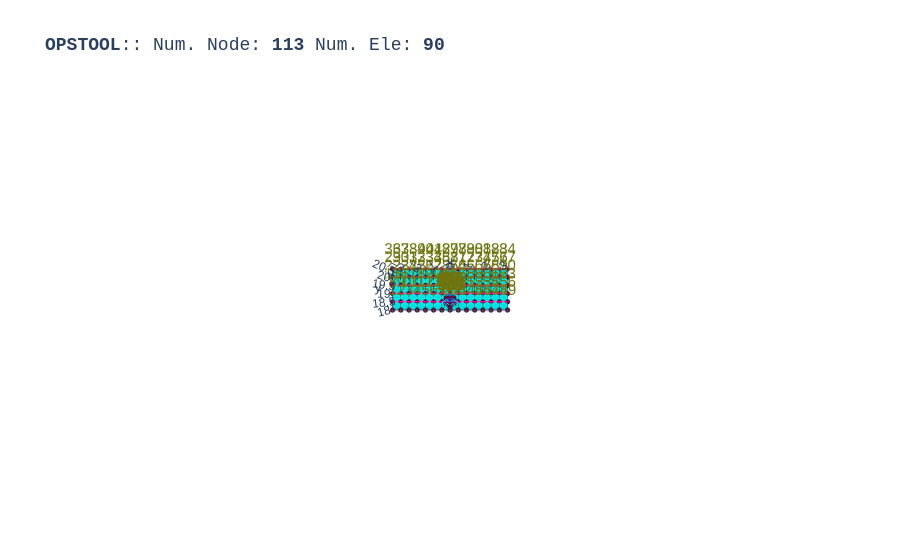

Notebook code for this chart:
### Code cell
opst.vis.plotly.plot_model(show_node_numbering=True, show_ele_numbering=False, show_nodal_loads = True)

### Figure 1 — Plotly figure (JSON) as saved in the notebook; plotly's stock layout.template omitted (floating-point values rounded to 4 significant figures; data arrays with more than 128 entries replaced by an {"elided": "..."} marker saying what was removed)
{"data": [{"color": "#00FFFF", "hoverinfo": "skip", "i": [0, 0, 4, 4, 8, 8, 12, 12, 16, 16, 20, 20, 24, 24, 28, 28, 32, 32, 36, 36, 40, 40, 44, 44, 48, 48, 52, 52, 56, 56, 60, 60, 64, 64, 68, 68, 72, 72, 76, 76, 80, 80, 84, 84, 88, 88, 92, 92, 96, 96, 100, 100, 104, 104, 108, 108, 112, 112, 116, 116, 120, 120, 124, 124, 128, 128, 132, 132, 136, 136, 140, 140, 144, 144, 148, 148, 152, 152, 156, 156, 160, 160, 164, 164, 168, 168, 172, 172, 176, 176, 180, 180, 184, 184, 188, 188, 192, 192, 196, 196, 200, 200, 204, 204, 208, 208, 212, 212, 216, 216, 220, 220, 224, 224, 228, 228, 232, 232, 236, 236], "j": [1, 2, 5, 6, 9, 10, 13, 14, 17, 18, 21, 22, 25, 26, 29, 30, 33, 34, 37, 38, 41, 42, 45, 46, 49, 50, 53, 54, 57, 58, 61, 62, 65, 66, 69, 70, 73, 74, 77, 78, 81, 82, 85, 86, 89, 90, 93, 94, 97, 98, 101, 102, 105, 106, 109, 110, 113, 114, 117, 118, 121, 122, 125, 126, 129, 130, 133, 134, 137, 138, 141, 142, 145, 146, 149, 150, 153, 154, 157, 158, 161, 162, 165, 166, 169, 170, 173, 174, 177, 178, 181, 182, 185, 186, 189, 190, 193, 194, 197, 198, 201, 202, 205, 206, 209, 210, 213, 214, 217, 218, 221, 222, 225, 226, 229, 230, 233, 234, 237, 238], "k": [2, 3, 6, 7, 10, 11, 14, 15, 18, 19, 22, 23, 26, 27, 30, 31, 34, 35, 38, 39, 42, 43, 46, 47, 50, 51, 54, 55, 58, 59, 62, 63, 66, 67, 70, 71, 74, 75, 78, 79, 82, 83, 86, 87, 90, 91, 94, 95, 98, 99, 102, 103, 106, 107, 110, 111, 114, 115, 118, 119, 122, 123, 126, 127, 130, 131, 134, 135, 138, 139, 142, 143, 146, 147, 150, 151, 154, 155, 158, 159, 162, 163, 166, 167, 170, 171, 174, 175, 178, 179, 182, 183, 186, 187, 190, 191, 194, 195, 198, 199, 202, 203, 206, 207, 210, 211, 214, 215, 218, 219, 222, 223, 226, 227, 230, 231, 234, 235, 238, 239], "name": "ELE_TAG_FourNodeQuadWithSensitivity", "opacity": 1, "type": "mesh3d", "x": {"elided": "240 float values"}, "y": {"elided": "240 float values"}, "z": {"elided": "240 float values"}}, {"connectgaps": false, "hoverinfo": "skip", "line": {"color": "black", "width": 1}, "mode": "lines", "name": "Edge", "type": "scatter3d", "x": {"elided": "360 float values"}, "y": {"elided": "360 float values"}, "z": {"elided": "360 float values"}}, {"color": "#00FFFF", "hoverinfo": "skip", "i": [0, 0, 4, 4, 8, 8, 12, 12, 16, 16, 20, 20, 24, 24, 28, 28, 32, 32, 36, 36, 40, 40, 44, 44, 48, 48, 52, 52, 56, 56, 60, 60, 64, 64, 68, 68, 72, 72, 76, 76, 80, 80, 84, 84], "j": [1, 2, 5, 6, 9, 10, 13, 14, 17, 18, 21, 22, 25, 26, 29, 30, 33, 34, 37, 38, 41, 42, 45, 46, 49, 50, 53, 54, 57, 58, 61, 62, 65, 66, 69, 70, 73, 74, 77, 78, 81, 82, 85, 86], "k": [2, 3, 6, 7, 10, 11, 14, 15, 18, 19, 22, 23, 26, 27, 30, 31, 34, 35, 38, 39, 42, 43, 46, 47, 50, 51, 54, 55, 58, 59, 62, 63, 66, 67, 70, 71, 74, 75, 78, 79, 82, 83, 86, 87], "name": "FourNodeQuad", "opacity": 1, "type": "mesh3d", "x": [-0.5, -0.5, 0.0, 0.0, -0.5, -0.5, 0.0, 0.0, -0.5, -0.5, 0.0, 0.0, 0.5, 0.5, 0.0, 0.0, 0.5, 0.5, 0.0, 0.0, 0.5, 0.5, 0.0, 0.0, 0.0, -0.2424, -0.1414, 0.0, -0.2424, -0.3428, -0.2, -0.1414, -0.3428, -0.2424, -0.1414, -0.2, -0.2424, 0.0, 0.0, -0.1414, 0.0, 0.2424, 0.1414, 0.0, 0.2424, 0.3428, 0.2, 0.1414, 0.3428, 0.2424, 0.1414, 0.2, 0.2424, 0.0, 0.0, 0.1414, 0.0, -0.5, -0.1414, 0.0, -0.5, -0.5, -0.2, -0.1414, -0.5, -0.5, -0.1414, -0.2, -0.5, 0.0, 0.0, -0.1414, 0.0, 0.5, 0.1414, 0.0, 0.5, 0.5, 0.2, 0.1414, 0.5, 0.5, 0.1414, 0.2, 0.5, 0.0, 0.0, 0.1414], "y": [19.0, 19.5, 19.5, 19.0, 19.5, 20.0, 20.0, 19.5, 20.0, 20.5, 20.5, 20.0, 19.0, 19.5, 19.5, 19.0, 19.5, 20.0, 20.0, 19.5, 20.0, 20.5, 20.5, 20.0, 18.84, 18.74, 18.64, 18.7, 18.74, 18.5, 18.5, 18.64, 18.5, 18.26, 18.36, 18.5, 18.26, 18.16, 18.3, 18.36, 18.16, 18.26, 18.36, 18.3, 18.26, 18.5, 18.5, 18.36, 18.5, 18.74, 18.64, 18.5, 18.74, 18.84, 18.7, 18.64, 19.0, 19.0, 18.64, 18.7, 19.0, 18.5, 18.5, 18.64, 18.5, 18.0, 18.36, 18.5, 18.0, 18.0, 18.3, 18.36, 18.0, 18.0, 18.36, 18.3, 18.0, 18.5, 18.5, 18.36, 18.5, 19.0, 18.64, 18.5, 19.0, 19.0, 18.7, 18.64], "z": [0.0, 0.0, 0.0, 0.0, 0.0, 0.0, 0.0, 0.0, 0.0, 0.0, 0.0, 0.0, 0.0, 0.0, 0.0, 0.0, 0.0, 0.0, 0.0, 0.0, 0.0, 0.0, 0.0, 0.0, 0.0, 0.0, 0.0, 0.0, 0.0, 0.0, 0.0, 0.0, 0.0, 0.0, 0.0, 0.0, 0.0, 0.0, 0.0, 0.0, 0.0, 0.0, 0.0, 0.0, 0.0, 0.0, 0.0, 0.0, 0.0, 0.0, 0.0, 0.0, 0.0, 0.0, 0.0, 0.0, 0.0, 0.0, 0.0, 0.0, 0.0, 0.0, 0.0, 0.0, 0.0, 0.0, 0.0, 0.0, 0.0, 0.0, 0.0, 0.0, 0.0, 0.0, 0.0, 0.0, 0.0, 0.0, 0.0, 0.0, 0.0, 0.0, 0.0, 0.0, 0.0, 0.0, 0.0, 0.0]}, {"connectgaps": false, "hoverinfo": "skip", "line": {"color": "black", "width": 1}, "mode": "lines", "name": "Edge", "type": "scatter3d", "x": {"elided": "132 float values"}, "y": {"elided": "132 float values"}, "z": {"elided": "132 float values"}}, {"connectgaps": false, "hoverinfo": "skip", "line": {"color": "#0652ff", "width": 5}, "mode": "lines", "name": "DispBeamColumn2d", "type": "scatter3d", "x": [0.0, -0.1414, NaN, -0.1414, -0.2, NaN, -0.2, -0.1414, NaN, -0.1414, 0.0, NaN, 0.0, 0.1414, NaN, 0.1414, 0.2, NaN, 0.2, 0.1414, NaN, 0.1414, 0.0, NaN], "y": [18.7, 18.64, NaN, 18.64, 18.5, NaN, 18.5, 18.36, NaN, 18.36, 18.3, NaN, 18.3, 18.36, NaN, 18.36, 18.5, NaN, 18.5, 18.64, NaN, 18.64, 18.7, NaN], "z": [0.0, 0.0, NaN, 0.0, 0.0, NaN, 0.0, 0.0, NaN, 0.0, 0.0, NaN, 0.0, 0.0, NaN, 0.0, 0.0, NaN, 0.0, 0.0, NaN, 0.0, 0.0, NaN]}, {"customdata": ["eleTag: 1<br>connectedNodes:<br> [1 2 9 8]", "eleTag: 2<br>connectedNodes:<br> [ 2  3 10  9]", "eleTag: 3<br>connectedNodes:<br> [ 3  4 11 10]", "eleTag: 4<br>connectedNodes:<br> [ 4  5 12 11]", "eleTag: 5<br>connectedNodes:<br> [ 5  6 13 12]", "eleTag: 6<br>connectedNodes:<br> [ 6  7 14 13]", "eleTag: 7<br>connectedNodes:<br> [ 8  9 16 15]", "eleTag: 8<br>connectedNodes:<br> [ 9 10 17 16]", "eleTag: 9<br>connectedNodes:<br> [10 11 18 17]", "eleTag: 10<br>connectedNodes:<br> [11 12 19 18]", "eleTag: 11<br>connectedNodes:<br> [12 13 20 19]", "eleTag: 12<br>connectedNodes:<br> [13 14 21 20]", "eleTag: 13<br>connectedNodes:<br> [15 16 23 22]", "eleTag: 14<br>connectedNodes:<br> [16 17 24 23]", "eleTag: 15<br>connectedNodes:<br> [17 18 25 24]", "eleTag: 16<br>connectedNodes:<br> [18 19 26 25]", "eleTag: 17<br>connectedNodes:<br> [19 20 27 26]", "eleTag: 18<br>connectedNodes:<br> [20 21 28 27]", "eleTag: 19<br>connectedNodes:<br> [22 23 30 29]", "eleTag: 20<br>connectedNodes:<br> [23 24 31 30]", "eleTag: 21<br>connectedNodes:<br> [24 25 32 31]", "eleTag: 22<br>connectedNodes:<br> [25 26 33 32]", "eleTag: 23<br>connectedNodes:<br> [26 27 34 33]", "eleTag: 24<br>connectedNodes:<br> [27 28 35 34]", "eleTag: 25<br>connectedNodes:<br> [29 30 37 36]", "eleTag: 26<br>connectedNodes:<br> [30 31 38 37]", "eleTag: 27<br>connectedNodes:<br> [31 32 39 38]", "eleTag: 28<br>connectedNodes:<br> [32 33 40 39]", "eleTag: 29<br>connectedNodes:<br> [33 34 41 40]", "eleTag: 30<br>connectedNodes:<br> [34 35 42 41]", "eleTag: 31<br>connectedNodes:<br> [43 44 51 50]", "eleTag: 32<br>connectedNodes:<br> [44 45 52 51]", "eleTag: 33<br>connectedNodes:<br> [45 46 53 52]", "eleTag: 34<br>connectedNodes:<br> [46 47 54 53]", "eleTag: 35<br>connectedNodes:<br> [47 48 55 54]", "eleTag: 36<br>connectedNodes:<br> [48 49 56 55]", "eleTag: 37<br>connectedNodes:<br> [50 51 58 57]", "eleTag: 38<br>connectedNodes:<br> [51 52 59 58]", "eleTag: 39<br>connectedNodes:<br> [52 53 60 59]", "eleTag: 40<br>connectedNodes:<br> [53 54 61 60]", "eleTag: 41<br>connectedNodes:<br> [54 55 62 61]", "eleTag: 42<br>connectedNodes:<br> [55 56 63 62]", "eleTag: 43<br>connectedNodes:<br> [57 58 65 64]", "eleTag: 44<br>connectedNodes:<br> [58 59 66 65]", "eleTag: 45<br>connectedNodes:<br> [59 60 67 66]", "eleTag: 46<br>connectedNodes:<br> [60 61 68 67]", "eleTag: 47<br>connectedNodes:<br> [61 62 69 68]", "eleTag: 48<br>connectedNodes:<br> [62 63 70 69]", "eleTag: 49<br>connectedNodes:<br> [64 65 72 71]", "eleTag: 50<br>connectedNodes:<br> [65 66 73 72]", "eleTag: 51<br>connectedNodes:<br> [66 67 74 73]", "eleTag: 52<br>connectedNodes:<br> [67 68 75 74]", "eleTag: 53<br>connectedNodes:<br> [68 69 76 75]", "eleTag: 54<br>connectedNodes:<br> [69 70 77 76]", "eleTag: 55<br>connectedNodes:<br> [71 72 79 78]", "eleTag: 56<br>connectedNodes:<br> [72 73 80 79]", "eleTag: 57<br>connectedNodes:<br> [73 74 81 80]", "eleTag: 58<br>connectedNodes:<br> [74 75 82 81]", "eleTag: 59<br>connectedNodes:<br> [75 76 83 82]", "eleTag: 60<br>connectedNodes:<br> [76 77 84 83]"], "hovertemplate": "%{customdata}", "marker": {"color": "#00FFFF", "size": 3, "symbol": "diamond-open"}, "mode": "markers", "name": "ELE_TAG_FourNodeQuadWithSensitivity", "type": "scatter3d", "x": [-3.25, -2.75, -2.25, -1.75, -1.25, -0.75, -3.25, -2.75, -2.25, -1.75, -1.25, -0.75, -3.25, -2.75, -2.25, -1.75, -1.25, -0.75, -3.25, -2.75, -2.25, -1.75, -1.25, -0.75, -3.25, -2.75, -2.25, -1.75, -1.25, -0.75, 0.75, 1.25, 1.75, 2.25, 2.75, 3.25, 0.75, 1.25, 1.75, 2.25, 2.75, 3.25, 0.75, 1.25, 1.75, 2.25, 2.75, 3.25, 0.75, 1.25, 1.75, 2.25, 2.75, 3.25, 0.75, 1.25, 1.75, 2.25, 2.75, 3.25], "y": [18.25, 18.25, 18.25, 18.25, 18.25, 18.25, 18.75, 18.75, 18.75, 18.75, 18.75, 18.75, 19.25, 19.25, 19.25, 19.25, 19.25, 19.25, 19.75, 19.75, 19.75, 19.75, 19.75, 19.75, 20.25, 20.25, 20.25, 20.25, 20.25, 20.25, 18.25, 18.25, 18.25, 18.25, 18.25, 18.25, 18.75, 18.75, 18.75, 18.75, 18.75, 18.75, 19.25, 19.25, 19.25, 19.25, 19.25, 19.25, 19.75, 19.75, 19.75, 19.75, 19.75, 19.75, 20.25, 20.25, 20.25, 20.25, 20.25, 20.25], "z": [0.0, 0.0, 0.0, 0.0, 0.0, 0.0, 0.0, 0.0, 0.0, 0.0, 0.0, 0.0, 0.0, 0.0, 0.0, 0.0, 0.0, 0.0, 0.0, 0.0, 0.0, 0.0, 0.0, 0.0, 0.0, 0.0, 0.0, 0.0, 0.0, 0.0, 0.0, 0.0, 0.0, 0.0, 0.0, 0.0, 0.0, 0.0, 0.0, 0.0, 0.0, 0.0, 0.0, 0.0, 0.0, 0.0, 0.0, 0.0, 0.0, 0.0, 0.0, 0.0, 0.0, 0.0, 0.0, 0.0, 0.0, 0.0, 0.0, 0.0]}, {"customdata": ["eleTag: 61<br>connectedNodes:<br> [21 28 87 86]", "eleTag: 62<br>connectedNodes:<br> [28 35 88 87]", "eleTag: 63<br>connectedNodes:<br> [35 42 89 88]", "eleTag: 64<br>connectedNodes:<br> [57 64 87 86]", "eleTag: 65<br>connectedNodes:<br> [64 71 88 87]", "eleTag: 66<br>connectedNodes:<br> [71 78 89 88]", "eleTag: 67<br>connectedNodes:<br> [90 91 99 98]", "eleTag: 68<br>connectedNodes:<br> [ 91  92 100  99]", "eleTag: 69<br>connectedNodes:<br> [ 92  93 101 100]", "eleTag: 70<br>connectedNodes:<br> [ 93  94 102 101]", "eleTag: 71<br>connectedNodes:<br> [ 94  95 103 102]", "eleTag: 72<br>connectedNodes:<br> [ 95  96 104 103]", "eleTag: 73<br>connectedNodes:<br> [ 96  97 105 104]", "eleTag: 74<br>connectedNodes:<br> [ 97  90  98 105]", "eleTag: 75<br>connectedNodes:<br> [86 21 99 98]", "eleTag: 76<br>connectedNodes:<br> [ 21  14 100  99]", "eleTag: 77<br>connectedNodes:<br> [ 14   7 101 100]", "eleTag: 78<br>connectedNodes:<br> [  7  85 102 101]", "eleTag: 79<br>connectedNodes:<br> [ 85  43 103 102]", "eleTag: 80<br>connectedNodes:<br> [ 43  50 104 103]", "eleTag: 81<br>connectedNodes:<br> [ 50  57 105 104]", "eleTag: 82<br>connectedNodes:<br> [ 57  86  98 105]"], "hovertemplate": "%{customdata}", "marker": {"color": "#00FFFF", "size": 3, "symbol": "diamond-open"}, "mode": "markers", "name": "FourNodeQuad", "type": "scatter3d", "x": [-0.25, -0.25, -0.25, 0.25, 0.25, 0.25, -0.09595, -0.2316, -0.2316, -0.09595, 0.09595, 0.2316, 0.2316, 0.09595, -0.1603, -0.3354, -0.3354, -0.1603, 0.1603, 0.3354, 0.3354, 0.1603], "y": [19.25, 19.75, 20.25, 19.25, 19.75, 20.25, 18.73, 18.6, 18.4, 18.27, 18.27, 18.4, 18.6, 18.73, 18.84, 18.66, 18.34, 18.16, 18.16, 18.34, 18.66, 18.84], "z": [0.0, 0.0, 0.0, 0.0, 0.0, 0.0, 0.0, 0.0, 0.0, 0.0, 0.0, 0.0, 0.0, 0.0, 0.0, 0.0, 0.0, 0.0, 0.0, 0.0, 0.0, 0.0]}, {"customdata": ["eleTag: 5000<br>connectedNodes:<br> [106 107]", "eleTag: 5001<br>connectedNodes:<br> [107 108]", "eleTag: 5002<br>connectedNodes:<br> [108 109]", "eleTag: 5003<br>connectedNodes:<br> [109 110]", "eleTag: 5004<br>connectedNodes:<br> [110 111]", "eleTag: 5005<br>connectedNodes:<br> [111 112]", "eleTag: 5006<br>connectedNodes:<br> [112 113]", "eleTag: 5007<br>connectedNodes:<br> [113 106]"], "hovertemplate": "%{customdata}", "marker": {"color": "#0652ff", "size": 3, "symbol": "diamond-open"}, "mode": "markers", "name": "DispBeamColumn2d", "type": "scatter3d", "x": [-0.0707, -0.1707, -0.1707, -0.0707, 0.0707, 0.1707, 0.1707, 0.0707], "y": [18.67, 18.57, 18.43, 18.33, 18.33, 18.43, 18.57, 18.67], "z": [0.0, 0.0, 0.0, 0.0, 0.0, 0.0, 0.0, 0.0]}, {"customdata": ["1", "2", "3", "4", "5", "6", "7", "8", "9", "10", "11", "12", "13", "14", "15", "16", "17", "18", "19", "20", "21", "22", "23", "24", "25", "26", "27", "28", "29", "30", "31", "32", "33", "34", "35", "36", "37", "38", "39", "40", "41", "42", "43", "44", "45", "46", "47", "48", "49", "50", "51", "52", "53", "54", "55", "56", "57", "58", "59", "60", "61", "62", "63", "64", "65", "66", "67", "68", "69", "70", "71", "72", "73", "74", "75", "76", "77", "78", "79", "80", "81", "82", "83", "84", "85", "86", "87", "88", "89", "90", "91", "92", "93", "94", "95", "96", "97", "98", "99", "100", "101", "102", "103", "104", "105", "106", "107", "108", "109", "110", "111", "112", "113"], "hovertemplate": "x: %{x}<br>y: %{y}<br>z: %{z} <br>nodeTag: %{customdata}", "marker": {"color": "#580f41", "size": 3, "symbol": "circle"}, "mode": "markers", "name": "Nodes", "type": "scatter3d", "x": [-3.5, -3.0, -2.5, -2.0, -1.5, -1.0, -0.5, -3.5, -3.0, -2.5, -2.0, -1.5, -1.0, -0.5, -3.5, -3.0, -2.5, -2.0, -1.5, -1.0, -0.5, -3.5, -3.0, -2.5, -2.0, -1.5, -1.0, -0.5, -3.5, -3.0, -2.5, -2.0, -1.5, -1.0, -0.5, -3.5, -3.0, -2.5, -2.0, -1.5, -1.0, -0.5, 0.5, 1.0, 1.5, 2.0, 2.5, 3.0, 3.5, 0.5, 1.0, 1.5, 2.0, 2.5, 3.0, 3.5, 0.5, 1.0, 1.5, 2.0, 2.5, 3.0, 3.5, 0.5, 1.0, 1.5, 2.0, 2.5, 3.0, 3.5, 0.5, 1.0, 1.5, 2.0, 2.5, 3.0, 3.5, 0.5, 1.0, 1.5, 2.0, 2.5, 3.0, 3.5, 0.0, 0.0, 0.0, 0.0, 0.0, 0.0, -0.2424, -0.3428, -0.2424, 0.0, 0.2424, 0.3428, 0.2424, 0.0, -0.1414, -0.2, -0.1414, 0.0, 0.1414, 0.2, 0.1414, 0.0, -0.1414, -0.2, -0.1414, 0.0, 0.1414, 0.2, 0.1414], "y": [18.0, 18.0, 18.0, 18.0, 18.0, 18.0, 18.0, 18.5, 18.5, 18.5, 18.5, 18.5, 18.5, 18.5, 19.0, 19.0, 19.0, 19.0, 19.0, 19.0, 19.0, 19.5, 19.5, 19.5, 19.5, 19.5, 19.5, 19.5, 20.0, 20.0, 20.0, 20.0, 20.0, 20.0, 20.0, 20.5, 20.5, 20.5, 20.5, 20.5, 20.5, 20.5, 18.0, 18.0, 18.0, 18.0, 18.0, 18.0, 18.0, 18.5, 18.5, 18.5, 18.5, 18.5, 18.5, 18.5, 19.0, 19.0, 19.0, 19.0, 19.0, 19.0, 19.0, 19.5, 19.5, 19.5, 19.5, 19.5, 19.5, 19.5, 20.0, 20.0, 20.0, 20.0, 20.0, 20.0, 20.0, 20.5, 20.5, 20.5, 20.5, 20.5, 20.5, 20.5, 18.0, 19.0, 19.5, 20.0, 20.5, 18.84, 18.74, 18.5, 18.26, 18.16, 18.26, 18.5, 18.74, 18.7, 18.64, 18.5, 18.36, 18.3, 18.36, 18.5, 18.64, 18.7, 18.64, 18.5, 18.36, 18.3, 18.36, 18.5, 18.64], "z": [0.0, 0.0, 0.0, 0.0, 0.0, 0.0, 0.0, 0.0, 0.0, 0.0, 0.0, 0.0, 0.0, 0.0, 0.0, 0.0, 0.0, 0.0, 0.0, 0.0, 0.0, 0.0, 0.0, 0.0, 0.0, 0.0, 0.0, 0.0, 0.0, 0.0, 0.0, 0.0, 0.0, 0.0, 0.0, 0.0, 0.0, 0.0, 0.0, 0.0, 0.0, 0.0, 0.0, 0.0, 0.0, 0.0, 0.0, 0.0, 0.0, 0.0, 0.0, 0.0, 0.0, 0.0, 0.0, 0.0, 0.0, 0.0, 0.0, 0.0, 0.0, 0.0, 0.0, 0.0, 0.0, 0.0, 0.0, 0.0, 0.0, 0.0, 0.0, 0.0, 0.0, 0.0, 0.0, 0.0, 0.0, 0.0, 0.0, 0.0, 0.0, 0.0, 0.0, 0.0, 0.0, 0.0, 0.0, 0.0, 0.0, 0.0, 0.0, 0.0, 0.0, 0.0, 0.0, 0.0, 0.0, 0.0, 0.0, 0.0, 0.0, 0.0, 0.0, 0.0, 0.0, 0.0, 0.0, 0.0, 0.0, 0.0, 0.0, 0.0, 0.0]}, {"mode": "text", "name": "Node Tag", "text": ["1", "2", "3", "4", "5", "6", "7", "8", "9", "10", "11", "12", "13", "14", "15", "16", "17", "18", "19", "20", "21", "22", "23", "24", "25", "26", "27", "28", "29", "30", "31", "32", "33", "34", "35", "36", "37", "38", "39", "40", "41", "42", "43", "44", "45", "46", "47", "48", "49", "50", "51", "52", "53", "54", "55", "56", "57", "58", "59", "60", "61", "62", "63", "64", "65", "66", "67", "68", "69", "70", "71", "72", "73", "74", "75", "76", "77", "78", "79", "80", "81", "82", "83", "84", "85", "86", "87", "88", "89", "90", "91", "92", "93", "94", "95", "96", "97", "98", "99", "100", "101", "102", "103", "104", "105", "106", "107", "108", "109", "110", "111", "112", "113"], "textfont": {"color": "#6e750e", "size": 15}, "type": "scatter3d", "x": [-3.5, -3.0, -2.5, -2.0, -1.5, -1.0, -0.5, -3.5, -3.0, -2.5, -2.0, -1.5, -1.0, -0.5, -3.5, -3.0, -2.5, -2.0, -1.5, -1.0, -0.5, -3.5, -3.0, -2.5, -2.0, -1.5, -1.0, -0.5, -3.5, -3.0, -2.5, -2.0, -1.5, -1.0, -0.5, -3.5, -3.0, -2.5, -2.0, -1.5, -1.0, -0.5, 0.5, 1.0, 1.5, 2.0, 2.5, 3.0, 3.5, 0.5, 1.0, 1.5, 2.0, 2.5, 3.0, 3.5, 0.5, 1.0, 1.5, 2.0, 2.5, 3.0, 3.5, 0.5, 1.0, 1.5, 2.0, 2.5, 3.0, 3.5, 0.5, 1.0, 1.5, 2.0, 2.5, 3.0, 3.5, 0.5, 1.0, 1.5, 2.0, 2.5, 3.0, 3.5, 0.0, 0.0, 0.0, 0.0, 0.0, 0.0, -0.2424, -0.3428, -0.2424, 0.0, 0.2424, 0.3428, 0.2424, 0.0, -0.1414, -0.2, -0.1414, 0.0, 0.1414, 0.2, 0.1414, 0.0, -0.1414, -0.2, -0.1414, 0.0, 0.1414, 0.2, 0.1414], "y": [18.0, 18.0, 18.0, 18.0, 18.0, 18.0, 18.0, 18.5, 18.5, 18.5, 18.5, 18.5, 18.5, 18.5, 19.0, 19.0, 19.0, 19.0, 19.0, 19.0, 19.0, 19.5, 19.5, 19.5, 19.5, 19.5, 19.5, 19.5, 20.0, 20.0, 20.0, 20.0, 20.0, 20.0, 20.0, 20.5, 20.5, 20.5, 20.5, 20.5, 20.5, 20.5, 18.0, 18.0, 18.0, 18.0, 18.0, 18.0, 18.0, 18.5, 18.5, 18.5, 18.5, 18.5, 18.5, 18.5, 19.0, 19.0, 19.0, 19.0, 19.0, 19.0, 19.0, 19.5, 19.5, 19.5, 19.5, 19.5, 19.5, 19.5, 20.0, 20.0, 20.0, 20.0, 20.0, 20.0, 20.0, 20.5, 20.5, 20.5, 20.5, 20.5, 20.5, 20.5, 18.0, 19.0, 19.5, 20.0, 20.5, 18.84, 18.74, 18.5, 18.26, 18.16, 18.26, 18.5, 18.74, 18.7, 18.64, 18.5, 18.36, 18.3, 18.36, 18.5, 18.64, 18.7, 18.64, 18.5, 18.36, 18.3, 18.36, 18.5, 18.64], "z": [0.0, 0.0, 0.0, 0.0, 0.0, 0.0, 0.0, 0.0, 0.0, 0.0, 0.0, 0.0, 0.0, 0.0, 0.0, 0.0, 0.0, 0.0, 0.0, 0.0, 0.0, 0.0, 0.0, 0.0, 0.0, 0.0, 0.0, 0.0, 0.0, 0.0, 0.0, 0.0, 0.0, 0.0, 0.0, 0.0, 0.0, 0.0, 0.0, 0.0, 0.0, 0.0, 0.0, 0.0, 0.0, 0.0, 0.0, 0.0, 0.0, 0.0, 0.0, 0.0, 0.0, 0.0, 0.0, 0.0, 0.0, 0.0, 0.0, 0.0, 0.0, 0.0, 0.0, 0.0, 0.0, 0.0, 0.0, 0.0, 0.0, 0.0, 0.0, 0.0, 0.0, 0.0, 0.0, 0.0, 0.0, 0.0, 0.0, 0.0, 0.0, 0.0, 0.0, 0.0, 0.0, 0.0, 0.0, 0.0, 0.0, 0.0, 0.0, 0.0, 0.0, 0.0, 0.0, 0.0, 0.0, 0.0, 0.0, 0.0, 0.0, 0.0, 0.0, 0.0, 0.0, 0.0, 0.0, 0.0, 0.0, 0.0, 0.0, 0.0, 0.0]}, {"connectgaps": false, "hoverinfo": "skip", "line": {"color": "#15b01a", "width": 1}, "mode": "lines", "name": "BC", "type": "scatter3d", "x": {"elided": "296 float values"}, "y": {"elided": "296 float values"}, "z": {"elided": "296 float values"}}, {"connectgaps": false, "hoverinfo": "skip", "line": {"color": "#FF1493", "width": 2.5}, "mode": "lines", "name": "mp constraint", "type": "scatter3d", "x": [-3.5, 3.5, NaN, -3.5, 3.5, NaN, -3.5, 3.5, NaN, -3.5, 3.5, NaN, -3.5, 3.5, NaN, 0.0, 0.0, NaN, -0.1414, -0.1414, NaN, -0.2, -0.2, NaN, -0.1414, -0.1414, NaN, 0.0, 0.0, NaN, 0.1414, 0.1414, NaN, 0.2, 0.2, NaN, 0.1414, 0.1414, NaN], "y": [18.5, 18.5, NaN, 19.0, 19.0, NaN, 19.5, 19.5, NaN, 20.0, 20.0, NaN, 20.5, 20.5, NaN, 18.7, 18.7, NaN, 18.64, 18.64, NaN, 18.5, 18.5, NaN, 18.36, 18.36, NaN, 18.3, 18.3, NaN, 18.36, 18.36, NaN, 18.5, 18.5, NaN, 18.64, 18.64, NaN], "z": [0.0, 0.0, NaN, 0.0, 0.0, NaN, 0.0, 0.0, NaN, 0.0, 0.0, NaN, 0.0, 0.0, NaN, 0.0, 0.0, NaN, 0.0, 0.0, NaN, 0.0, 0.0, NaN, 0.0, 0.0, NaN, 0.0, 0.0, NaN, 0.0, 0.0, NaN, 0.0, 0.0, NaN, 0.0, 0.0, NaN]}], "layout": {"autosize": true, "font": {"family": "Arial, sans-serif"}, "scene": {"aspectmode": "data", "camera": {"eye": {"x": 0, "y": -0.1, "z": 10}}, "dragmode": "pan", "xaxis": {"showbackground": false}, "yaxis": {"showbackground": false}, "zaxis": {"showbackground": true, "showgrid": true, "showticklabels": false, "ticks": "", "title": {"text": ""}, "visible": true}}, "showlegend": false, "title": {"font": {"family": "courier", "size": 18}, "text": "<b>OPSTOOL</b>:: Num. Node: <b>113</b> Num. Ele: <b>90</b>"}}}
